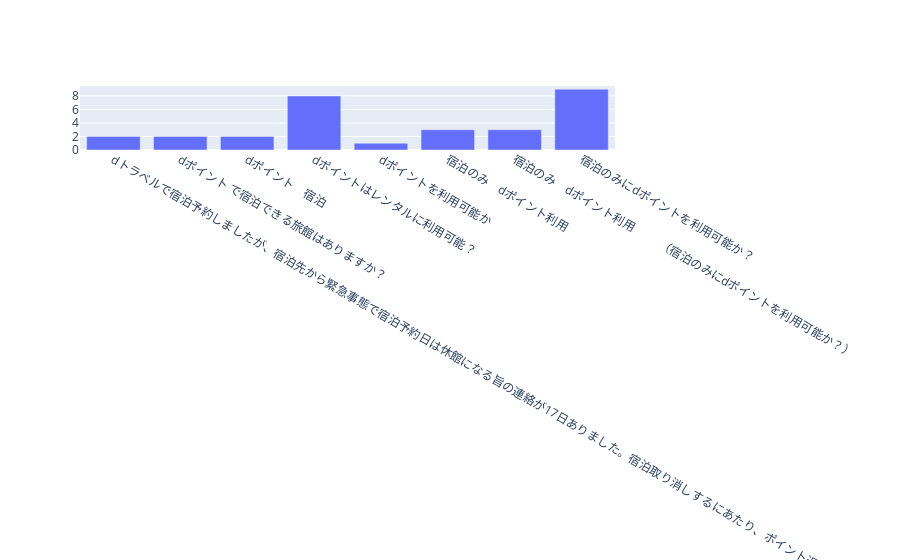

Notebook code for this chart:
### Code cell
import plotly.graph_objects as go

x=s
fig = go.Figure(go.Bar(x=x, y=c, name='Montreal'))
fig.add_trace(go.Bar(x=x, y=[1, 4, 9, 16], name='Ottawa'))
fig.add_trace(go.Bar(x=x, y=[6, 8, 4.5, 8], name='Toronto'))

fig.update_layout(barmode='stack', xaxis={'categoryorder':'category ascending'})
fig.show()

### Figure 1 — Plotly figure (JSON) as saved in the notebook; plotly's stock layout.template omitted (floating-point values rounded to 4 significant figures)
{"data": [{"name": "Montreal", "type": "bar", "x": ["宿泊のみにdポイントを利用可能か？", "dポイントはレンタルに利用可能？", "宿泊のみ　dポイント利用　　　（宿泊のみにdポイントを利用可能か？）", "宿泊のみ　dポイント利用", "dポイント　宿泊", "dポイント で宿泊できる旅館はありますか？", "dトラベルで宿泊予約しましたが、宿泊先から緊急事態で宿泊予約日は休館になる旨の連絡が17日ありました。宿泊取り消しするにあたり、ポイント返還されますか？", "dポイントを利用可能か"], "y": [9, 8, 3, 3, 2, 2, 2, 1]}], "layout": {"barmode": "stack", "xaxis": {"categoryorder": "category ascending"}}}
